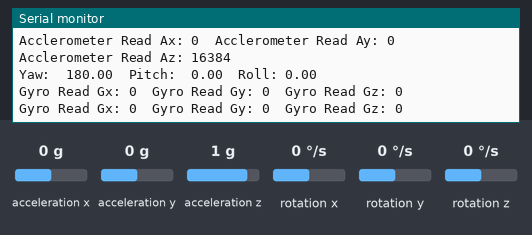
Simulated run of this sketch. Board: Arduino Uno, built for the host (arithmetic inside an expression is 32-bit, double 64-bit). Shown: the last lines printed to the serial monitor. Inputs (shaded band) come from the test bench; at power-on: acceleration x 0 g, acceleration y 0 g, acceleration z 1 g, rotation x 0 °/s, rotation y 0 °/s, rotation z 0 °/s.

Above: at 4.3 s.
4.4 s: acceleration x set to -1.4 g
At 4.98 s:
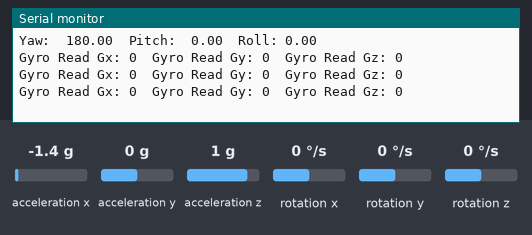
5.9 s: acceleration y set to -1.4 g
At 6.6 s:
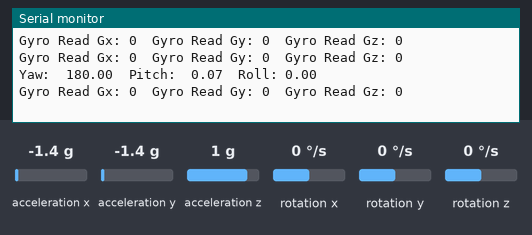
7.4 s: acceleration z set to -1.4 g
At 8.1 s:
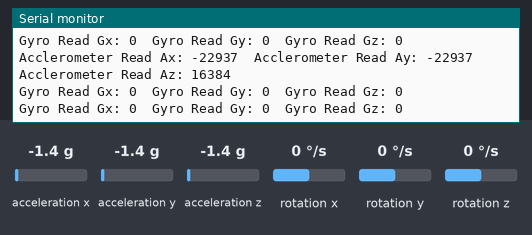
8.9 s: rotation x set to -192 °/s
At 9.7 s:
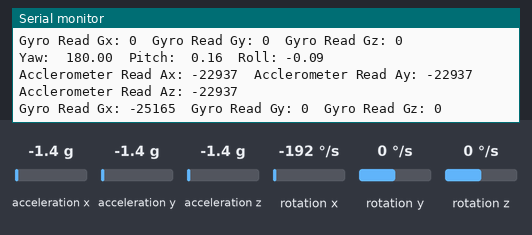
10.4 s: rotation y set to -192 °/s
At 10.4 s:
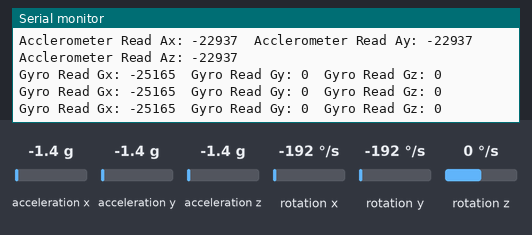
Timing chart, 0 to 12.9 s (numbered marks = the images above; inputs shaded):
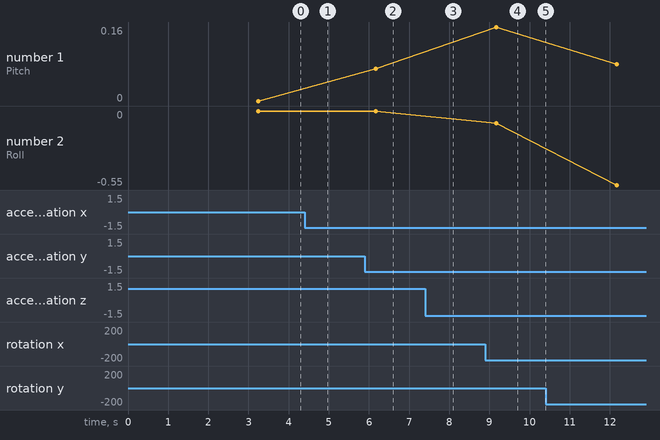

Measured:
- after the input at 8.9 s, the serial monitor: prints a new line after 0.34 s (image 4)
- plotted number 1: 0.16 → 0.08 after the input at 10.4 s

The sketch:

developmentBoard101SensorReading.ino
```cpp
#include <CurieIMU.h>
#include <MadgwickAHRS.h>

Madgwick gyroScope;
//Variables for Accel and Gyro
int ax,ay,az;
int gx,gy,gz;
float yaw;
float pitch;
float roll;

int divider = 800;   //Variables in which divides average for Gyroscope value
int autoCalibrate = 1;   // 0 = off & 1 = on for AutoCalibration

unsigned long timer_1;  //Timer -> gyroReading
unsigned long timer_2;  //Timer -> accelReading
unsigned long timer_3;  //Timer -> motionReding

uint16_t delay_1 = 500;
uint16_t delay_2 = 2000;
uint16_t delay_3 = 3000;
void setup(){
  Serial.begin(9600);
  timer_1 = millis();
  timer_2 = timer_1;
  timer_3 = timer_2;
  autoGyroBoot();
  delay(3000);

}
void loop(){
  unsigned long now = millis();

 if(now-timer_1 > delay_1){
  gyroRead();
  timer_1 = now;
 }
 if(now - timer_2 > delay_2){
  accelRead();
  timer_2 = now;
 }
 if(now - timer_3 > delay_3){
  motionRead();
  timer_3 = now;
 }
}
void autoGyroBoot(){
  CurieIMU.begin();
  if (autoCalibrate == 1){
    Serial.println("Internal Sensors will offset Before Calibration....");
    Serial.print(CurieIMU.getAccelerometerOffset(X_AXIS));
    Serial.print("\t");
    Serial.print(CurieIMU.getAccelerometerOffset(Y_AXIS));
    Serial.print("\t");
    Serial.print(CurieIMU.getAccelerometerOffset(Z_AXIS));
    Serial.print("\t");
    Serial.print(CurieIMU.getGyroOffset(X_AXIS));
    Serial.print("\t");
    Serial.print(CurieIMU.getGyroOffset(Y_AXIS));
    Serial.print("\t");
    Serial.print(CurieIMU.getGyroOffset(Z_AXIS));
    Serial.print("\t");
  }
  Serial.print("Starting Calibration of Gyro!!");
  CurieIMU.autoCalibrateGyroOffset();
  Serial.println("Done!");
  Serial.print("Starting Calibration of Acceleration!!");
  CurieIMU.autoCalibrateAccelerometerOffset(X_AXIS, 0);\
  CurieIMU.autoCalibrateAccelerometerOffset(Y_AXIS, 0);
  CurieIMU.autoCalibrateAccelerometerOffset(Z_AXIS, 1);
  Serial.println("Done!");

  Serial.println("Internal Sensors will offset After Calibration....");
  Serial.print(CurieIMU.getAccelerometerOffset(X_AXIS));
  Serial.print("\t");
  Serial.print(CurieIMU.getAccelerometerOffset(Y_AXIS));
  Serial.print("\t");
  Serial.print(CurieIMU.getAccelerometerOffset(Z_AXIS));
  Serial.print("\t");
  Serial.print(CurieIMU.getGyroOffset(X_AXIS));
  Serial.print("\t");
  Serial.print(CurieIMU.getGyroOffset(Y_AXIS));
  Serial.print("\t");
  Serial.print(CurieIMU.getGyroOffset(Z_AXIS));
  Serial.print("\t");

  Serial.println("SETUP IS COMPLETE");
}
void manuelGyroBoot(){
      // To manually configure offset compensation values, use the following methods instead of the autoCalibrate...() methods below
     CurieIMU.setGyroOffset(X_AXIS, 220);
     CurieIMU.setGyroOffset(Y_AXIS, 76);
     CurieIMU.setGyroOffset(Z_AXIS, -85);
     CurieIMU.setAccelerometerOffset(X_AXIS, -76);
     CurieIMU.setAccelerometerOffset(Y_AXIS, -235);
     CurieIMU.setAccelerometerOffset(Z_AXIS, 168);
}
void gyroRead(){
  CurieIMU.readMotionSensor(ax,ay,az,gx,gy,gz);
  gyroScope.updateIMU(gx/divider,gy/divider,gz/divider,ax,ay,az);

  Serial.print("Gyro Read Gx: ");
  Serial.print(gx);
  Serial.print("\t");
  Serial.print("Gyro Read Gy: ");
  Serial.print(gy);
  Serial.print("\t");
  Serial.print("Gyro Read Gz: ");
  Serial.print(gz);
  Serial.println("\t");
}
void accelRead(){
  CurieIMU.readMotionSensor(ax,ay,az,gx,gy,gz);
  Serial.print("Acclerometer Read Ax: ");
  Serial.print(ax);
  Serial.print("\t");
  Serial.print("Acclerometer Read Ay: ");
  Serial.print(ay);
  Serial.print("\t");
  Serial.print("Acclerometer Read Az: ");
  Serial.print(az);
  Serial.println("\t");
}
void motionRead(){
  yaw = gyroScope.getYaw();
  roll = gyroScope.getRoll();
  pitch = gyroScope.getPitch();
  Serial.print("Yaw:  ");
  Serial.print(yaw);
  Serial.print('\t');
  Serial.print("Pitch:  ");
  Serial.print(pitch);
  Serial.print('\t');
  Serial.print("Roll: ");
  Serial.print(roll);
  Serial.println('\t');

}
```
